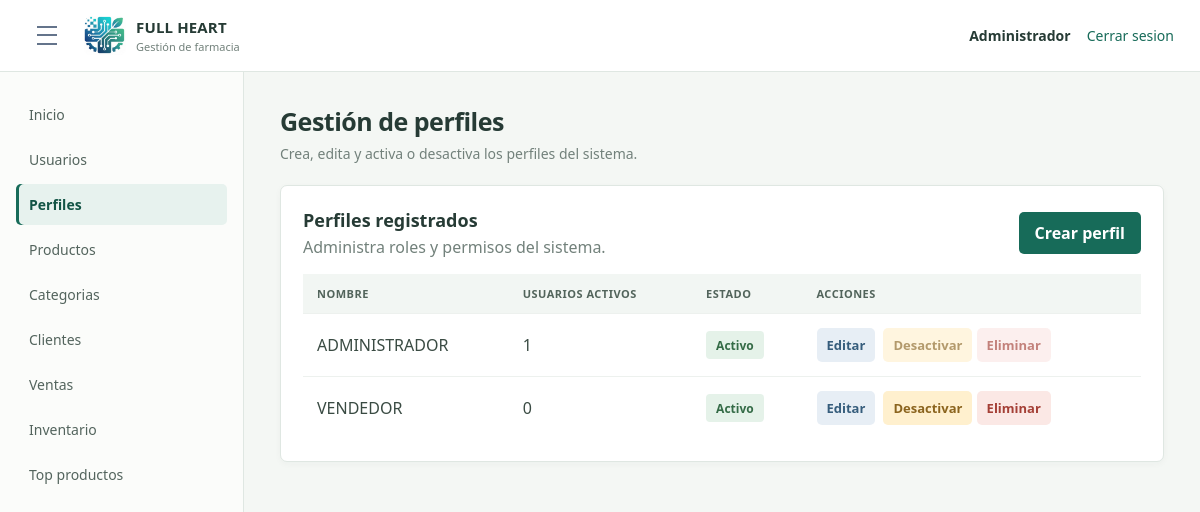
Page /index.php?route=module/perfiles (signed in) on the earlier database version.
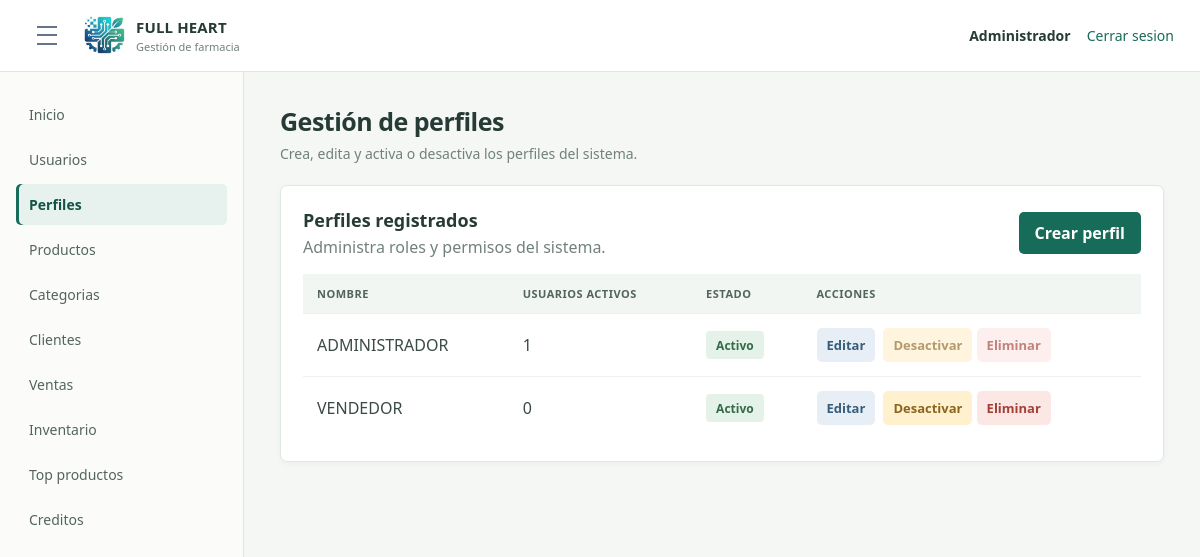
Same page on the later database version.
### tables this page shows
CREATE TABLE `opcion` (
  `idopcion` int(11) NOT NULL AUTO_INCREMENT,
  `descripcion` varchar(100) NOT NULL,
  `url` varchar(200) NOT NULL,
  `icono` varchar(50) NOT NULL DEFAULT 'fa-circle',
  `estado` tinyint(1) NOT NULL DEFAULT 1,
  `fecha_creacion` datetime NOT NULL DEFAULT current_timestamp(),
  PRIMARY KEY (`idopcion`)
);

CREATE TABLE `perfil` (
  `idperfil` int(11) NOT NULL AUTO_INCREMENT,
  `nombre` varchar(50) NOT NULL,
  `estado` tinyint(1) NOT NULL DEFAULT 1,
  `fecha_creacion` datetime NOT NULL DEFAULT current_timestamp(),
  PRIMARY KEY (`idperfil`)
);

### app/Controllers/PerfilController.php (called while the page is built, shortened)
<?php
class PerfilController
{
    private Profile $profiles;
    public function __construct(Profile $profiles)
    {
        $this->profiles = $profiles;
    }
    public function index(): void
    {
        $menuOptions = $this->requireAccess(["GET"]);
        $profiles = $this->profiles->all();
        require __DIR__ . "/../Views/layout/app.php";
    }
    private function requireAccess(array $methods): array
    {
        $menuOptions = $this->profiles->menuOptions((int) ($_SESSION["idperfil"] ?? 0));
        foreach ($menuOptions as $option) {
            if (in_array($option["url"] ?? "", ["module/perfiles", "vista/perfiles.php"], true)) {
                $allowed = true;
                break;
            }
        }
        return $menuOptions;
    }
}

### app/Models/Profile.php (called while the page is built, shortened)
<?php
class Profile
{
    private PDO $db;
    public function __construct(PDO $db)
    {
        $this->db = $db;
    }
    public function all(): array
    {
        return $this->db->query("SELECT p.idperfil, p.nombre, p.estado, p.fecha_creacion,
                                       COUNT(CASE WHEN u.estado = 1 THEN 1 END) AS usuarios_activos
                                FROM perfil p
                                LEFT JOIN usuario u ON u.idperfil = p.idperfil
                                GROUP BY p.idperfil, p.nombre, p.estado, p.fecha_creacion
                                ORDER BY p.idperfil")->fetchAll(PDO::FETCH_ASSOC);
    }
    public function menuOptions(int $profileId): array
    {
        $sql = "SELECT o.descripcion, o.url, o.icono
                FROM acceso a
                INNER JOIN opcion o ON o.idopcion = a.idopcion
                WHERE a.idperfil = :idperfil
                  AND a.estado = 1
                  AND o.estado = 1
                ORDER BY o.idopcion";
        $statement = $this->db->prepare($sql);
        $statement->execute(["idperfil" => $profileId]);
        return $statement->fetchAll();
    }
}

### app/Views/perfiles/index.php (the view, shortened to what the changed rows need)
<div class="page-title">
    <h1>Gestión de perfiles</h1>
</div>
<section class="panel">
    <div class="section-toolbar">
        <div>
            <h2>Perfiles registrados</h2>
        </div>
    </div>
    <div class="table-wrap">
        <table class="data-table">
            <thead>
                <tr><th scope="col">Nombre</th><th scope="col">Usuarios activos</th><th scope="col">Estado</th><th scope="col">Acciones</th></tr>
            </thead>
            <tbody>
                <?php foreach ($profiles as $profile): ?>
                    <tr>
                        <td><?= htmlspecialchars($profile["nombre"], ENT_QUOTES, "UTF-8") ?></td>
                        <td><?= (int) $profile["usuarios_activos"] ?></td>
                        <td><span class="status-badge <?= (int) $profile["estado"] === 1 ? "is-active" : "is-muted" ?>"><?= (int) $profile["estado"] === 1 ? "Activo" : "Inactivo" ?></span></td>
                        <td class="action-cell">
                            <a class="btn btn-action-edit btn-sm" href="index.php?route=module/perfiles/editar&amp;id=<?= (int) $profile["idperfil"] ?>">Editar</a>
                            <form action="index.php?route=module/perfiles/estado" method="post">
                                <?php if ((int) $profile["estado"] === 1): ?>
                                    <button class="btn btn-action-disable btn-sm" type="submit" name="accion" value="desactivar" onclick="return confirm('El perfil quedará inactivo temporalmente. ¿Continuar?')" <?= (int) $profile["usuarios_activos"] > 0 ? 'disabled title="Asigna primero sus usuarios activos a otro perfil."' : '' ?>>Desactivar</button>
                                    <button class="btn btn-action-delete btn-sm" type="submit" name="accion" value="eliminar" onclick="return confirm('El perfil quedará inactivo. ¿Continuar?')" <?= (int) $profile["usuarios_activos"] > 0 ? 'disabled title="Asigna primero sus usuarios activos a otro perfil."' : '' ?>>Eliminar</button>
                                <?php else: ?>
                                    <button class="btn btn-action-enable btn-sm" type="submit" name="accion" value="activar">Activar</button>
                                <?php endif; ?>
                            </form>
                        </td>
                    </tr>
                <?php endforeach; ?>
            </tbody>
        </table>
    </div>
</section>

### app/Views/layout/sidebar.php
<?php $currentRoute = $_GET["route"] ?? "dashboard"; ?>
<aside class="sidebar">
    <nav aria-label="Menu principal">
        <a href="index.php?route=dashboard" <?= $currentRoute === "dashboard" ? 'aria-current="page"' : "" ?>>Inicio</a>
        <?php foreach ($menuOptions as $option): ?>
            <?php $route = $option["url"] ?? ""; ?>
            <a href="index.php?route=<?= urlencode($route) ?>" <?= ($currentRoute === $route || str_starts_with($currentRoute, $route . "/")) ? 'aria-current="page"' : "" ?>>
                <?= htmlspecialchars($option["descripcion"]) ?>
            </a>
        <?php endforeach; ?>
    </nav>
</aside>

Differences in the rows shown:
added opcion: descripcion "Creditos"
